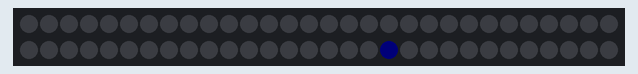
This sketch was run on a simulated Arduino Uno, built with avr-gcc and run on an emulated ATmega328P. On the bench: 60 RGB LEDs in strip order, left to right, continuing on the next row. Dim RGB values are drawn brighter than linear; random numbers use the default seed unless the sketch sets one.

Above: at 1.45 s.
At 5.82 s:
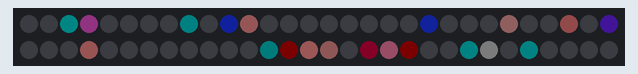
At 10.65 s:
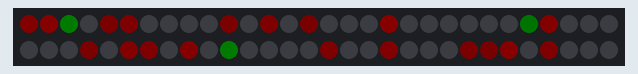
At 20.3 s:
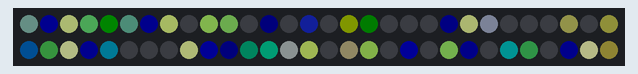
At 29.95 s:
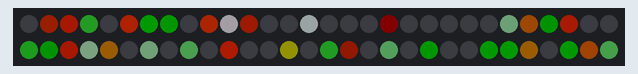
At 39.6 s:
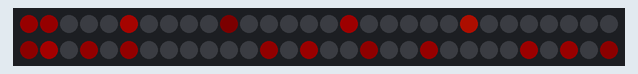

The sketch:

confetti_pal.ino
```cpp
/* confetti_pal
 *
 * By: Mark Kriegsman
 *
 * Modified By: Andrew Tuline
 *
 * Date: July, 2015
 *
 * Confetti flashes colours within a limited hue. It's been modified from Mark's original to support palettes and a few other variables. It's a simple, but great looking routine.
 *
 */


#include "FastLED.h"                                          // FastLED library.

#if FASTLED_VERSION < 3001000
#error "Requires FastLED 3.1 or later; check github for latest code."
#endif

// Fixed definitions cannot change on the fly.
#define LED_DT 12                                             // Data pin to connect to the strip.
#define LED_CK 11                                             // Clock pin for the strip.
#define COLOR_ORDER BGR                                       // Are they RGB, GRB or what??
#define LED_TYPE APA102                                       // Don't forget to change LEDS.addLeds
#define NUM_LEDS 60                                           // Number of LED's.

// Initialize changeable global variables.
uint8_t max_bright = 192;                                      // Overall brightness definition. It can be changed on the fly.

struct CRGB leds[NUM_LEDS];                                   // Initialize our LED array.

CRGBPalette16 currentPalette;
CRGBPalette16 targetPalette;
TBlendType    currentBlending;                                // NOBLEND or LINEARBLEND


// Define variables used by the sequences.
uint8_t  thisfade = 8;                                        // How quickly does it fade? Lower = slower fade rate.
int       thishue = 50;                                       // Starting hue.
uint8_t   thisinc = 1;                                        // Incremental value for rotating hues
uint8_t   thissat = 100;                                      // The saturation, where 255 = brilliant colours.
uint8_t   thisbri = 255;                                      // Brightness of a sequence. Remember, max_bright is the overall limiter.
int       huediff = 256;                                      // Range of random #'s to use for hue
uint8_t thisdelay = 5;                                        // We don't need much delay (if any)


void setup() {

  Serial.begin(115200);                                        // Initialize serial port for debugging.
  delay(1000);                                                // Soft startup to ease the flow of electrons.

//  LEDS.addLeds<LED_TYPE, LED_DT, COLOR_ORDER>(leds, NUM_LEDS);    // Use this for WS2812B
  LEDS.addLeds<LED_TYPE, LED_DT, LED_CK, COLOR_ORDER>(leds, NUM_LEDS);  // Use this for WS2801 or APA102

  currentBlending = LINEARBLEND;

  FastLED.setBrightness(max_bright);
  set_max_power_in_volts_and_milliamps(5, 500);               // FastLED power management set at 5V, 500mA.

} // setup()


void loop () {

  ChangeMe();                                                 // Check the demo loop for changes to the variables.

  EVERY_N_MILLISECONDS(100) {
    uint8_t maxChanges = 24;
    nblendPaletteTowardPalette(currentPalette, targetPalette, maxChanges);   // AWESOME palette blending capability.
  }

  EVERY_N_MILLISECONDS(thisdelay) {                           // FastLED based non-blocking delay to update/display the sequence.
    confetti_pal();
  }

  FastLED.show();

} // loop()


void confetti_pal() {                                         // random colored speckles that blink in and fade smoothly

  fadeToBlackBy(leds, NUM_LEDS, thisfade);                    // Low values = slower fade.
  int pos = random16(NUM_LEDS);                               // Pick an LED at random.
  leds[pos] = ColorFromPalette(currentPalette, thishue + random16(huediff)/4 , thisbri, currentBlending);
  thishue = thishue + thisinc;                                // It increments here.

} // confetti_pal()


void ChangeMe() {                                             // A time (rather than loop) based demo sequencer. This gives us full control over the length of each sequence.

  uint8_t secondHand = (millis() / 1000) % 15;                // IMPORTANT!!! Change '15' to a different value to change duration of the loop.
  static uint8_t lastSecond = 99;                             // Static variable, means it's only defined once. This is our 'debounce' variable.
  if (lastSecond != secondHand) {                             // Debounce to make sure we're not repeating an assignment.
    lastSecond = secondHand;
    switch(secondHand) {
      case  0: targetPalette = OceanColors_p; thisinc=1; thishue=192; thissat=255; thisfade=2; huediff=255; break;  // You can change values here, one at a time , or altogether.
      case  5: targetPalette = LavaColors_p; thisinc=2; thishue=128; thisfade=8; huediff=64; break;
      case 10: targetPalette = ForestColors_p; thisinc=1; thishue=random16(255); thisfade=1; huediff=16; break;      // Only gets called once, and not continuously for the next several seconds. Therefore, no rainbows.
      case 15: break;                                         // Here's the matching 15 for the other one.
    }
  }

} // ChangeMe()


// RainbowColors_p, RainbowStripeColors_p, OceanColors_p, CloudColors_p, LavaColors_p, ForestColors_p, and PartyColors_p
```
